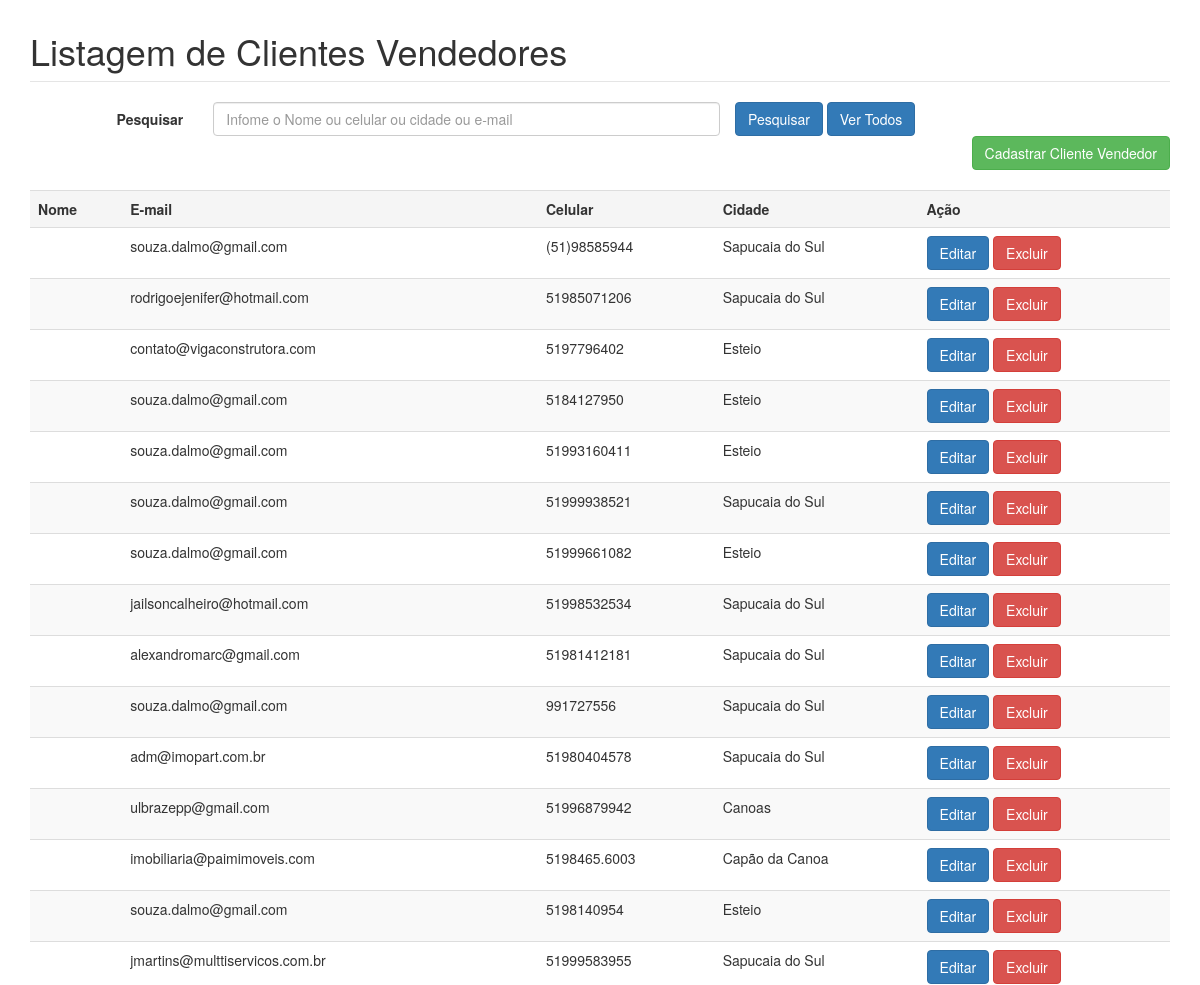
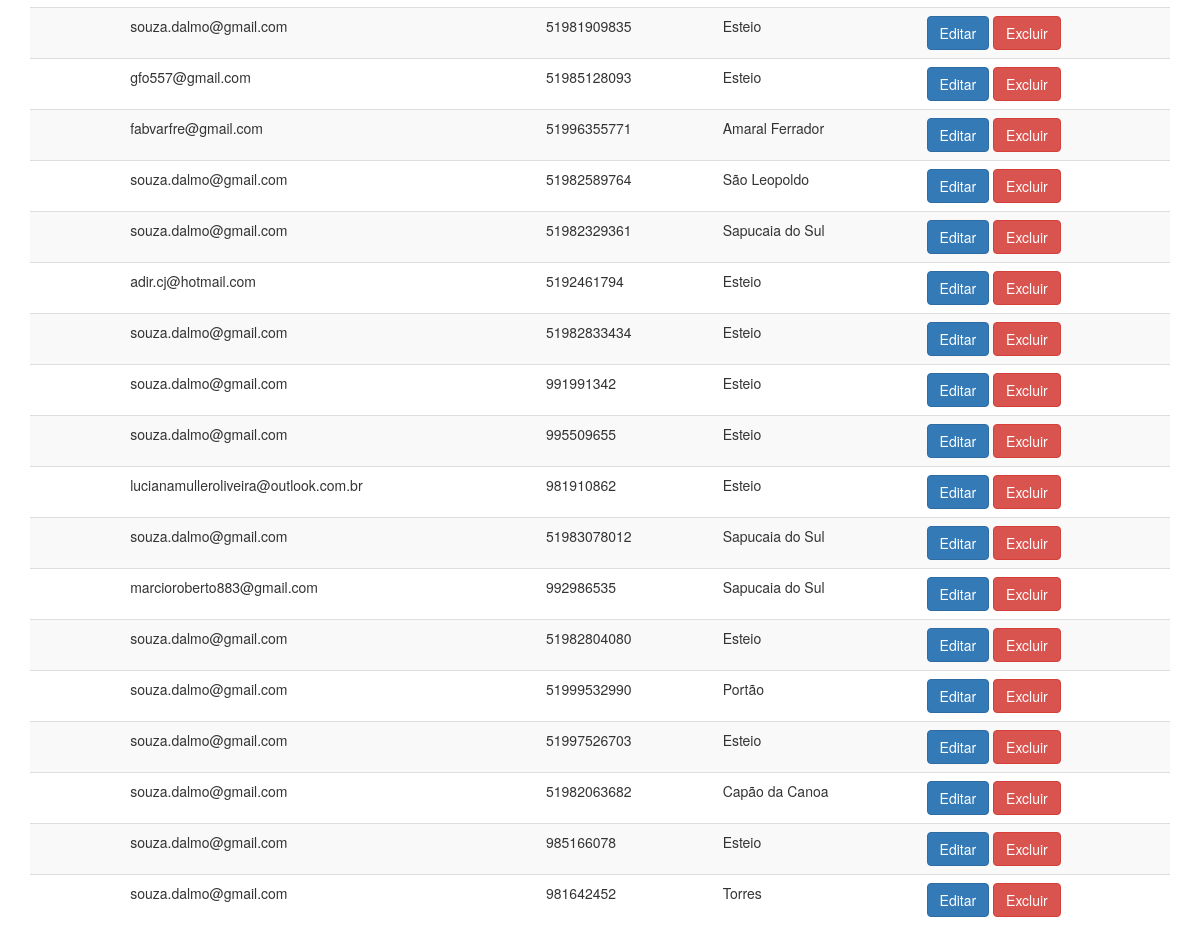
Screenshot of /sistema/clientevendedor/index.php with the database file from the repository (2 pictures, top to bottom).
### tables this page shows
CREATE TABLE IF NOT EXISTS `clientevendedor` (
  `idcliven` int(11) NOT NULL,
  `nomecliven` varchar(100) DEFAULT NULL,
  `cpf` varchar(20) DEFAULT NULL,
  `cnpj` varchar(18) NOT NULL,
  `email` varchar(50) DEFAULT NULL,
  `telefone` varchar(20) DEFAULT NULL,
  `celular` varchar(20) DEFAULT NULL,
  `logradouro` varchar(255) NOT NULL,
  `numero` int(11) NOT NULL,
  `cep` varchar(10) NOT NULL,
  `cidade` varchar(80) NOT NULL,
  `bairro` varchar(80) NOT NULL,
  `conjuge` varchar(150) NOT NULL,
  `cpfconjuge` varchar(14) NOT NULL,
  `pessoacontato` varchar(150) NOT NULL,
  `status` varchar(10) DEFAULT NULL,
  `login` varchar(80) NOT NULL,
  `senha` varchar(8) NOT NULL,
  `obs` varchar(255) NOT NULL
);

### sistema/clientevendedor/index.php (the view, shortened to what this page needs)
<?php
$termo = (isset($_GET['termo'])) ? $_GET['termo'] : '';
if (empty($termo)):
	$conexao = conexao::getInstance();
	$sql = 'SELECT * FROM clientevendedor';
	$stm = $conexao->prepare($sql);
	$stm->execute();
	$clientes = $stm->fetchAll(PDO::FETCH_OBJ);
endif;
?>
<!DOCTYPE html>
<html>
<head>
	<link rel="stylesheet" type="text/css" href="css/bootstrap.min.css">
	<link rel="stylesheet" type="text/css" href="css/custom.css">
</head>
<body>
	<div class='container'>
		<fieldset>
			<legend><h1>Listagem de Clientes Vendedores</h1></legend>
			<form action="" method="get" id='form-contato' class="form-horizontal col-md-10">
				<label class="col-md-2 control-label" for="termo">Pesquisar</label>
				<div class='col-md-7'>
			    	<input type="text" class="form-control" id="termo" name="termo" placeholder="Infome o Nome ou celular ou cidade ou e-mail">
				</div>
			    <button type="submit" class="btn btn-primary">Pesquisar</button>
			    <a href='index.php' class="btn btn-primary">Ver Todos</a>
			</form>
			<a href='cadastro.php' class="btn btn-success pull-right">Cadastrar Cliente Vendedor</a>
			<div class='clearfix'></div>
			<?php if(!empty($clientes)):?>
				<table class="table table-striped">
					<tr class='active'>
						<th>Nome</th>
						<th>E-mail</th>
						<th>Celular</th>
						<th>Cidade</th>
						<th>Ação</th>
					</tr>
					<?php foreach($clientes as $cliente):?>
						<tr>
							<td><?=$cliente->nome?></td>
							<td><?=$cliente->email?></td>
							<td><?=$cliente->celular?></td>
							<td><?=$cliente->cidade?></td>
							<td>
								<a href='editar.php?idcliven=<?=$cliente->idcliven?>' class="btn btn-primary">Editar</a>
								<a href='javascript:void(0)' class="btn btn-danger link_exclusao" rel="<?=$cliente->idcliven?>">Excluir</a>
							</td>
						</tr>
					<?php endforeach;?>
				</table>
			<?php else: ?>
				<h3 class="text-center text-primary">Não existem Cliente cadastrados!</h3>
			<?php endif; ?>
		</fieldset>
	</div>
</body>
</html>

### sistema/clientevendedor/css/custom.css (style rules this page uses)
fieldset { margin:1% auto; }
table { margin-top: 20px; }

### rows the page displays
clientevendedor: email "souza.dalmo@gmail.com", celular "(51)98585944", cidade "Sapucaia do Sul"
clientevendedor: email "rodrigoejenifer@hotmail.com", celular "51985071206", cidade "Sapucaia do Sul"
clientevendedor: email "contato@vigaconstrutora.com", celular "5197796402", cidade "Esteio"
clientevendedor: email "souza.dalmo@gmail.com", celular "5184127950", cidade "Esteio"
clientevendedor: email "souza.dalmo@gmail.com", celular "51993160411", cidade "Esteio"
clientevendedor: email "souza.dalmo@gmail.com", celular "51999938521", cidade "Sapucaia do Sul"
clientevendedor: email "souza.dalmo@gmail.com", celular "51999661082", cidade "Esteio"
clientevendedor: email "jailsoncalheiro@hotmail.com", celular "51998532534", cidade "Sapucaia do Sul"
clientevendedor: email "alexandromarc@gmail.com", celular "51981412181", cidade "Sapucaia do Sul"
clientevendedor: email "souza.dalmo@gmail.com", celular "991727556", cidade "Sapucaia do Sul"
clientevendedor: email "adm@imopart.com.br", celular "51980404578", cidade "Sapucaia do Sul"
clientevendedor: email "ulbrazepp@gmail.com", celular "51996879942", cidade "Canoas"
clientevendedor: email "imobiliaria@paimimoveis.com", celular "5198465.6003", cidade "Capão da Canoa"
clientevendedor: email "souza.dalmo@gmail.com", celular "5198140954", cidade "Esteio"
clientevendedor: email "jmartins@multtiservicos.com.br", celular "51999583955", cidade "Sapucaia do Sul"
clientevendedor: email "souza.dalmo@gmail.com", celular "51981909835", cidade "Esteio"
clientevendedor: email "gfo557@gmail.com", celular "51985128093", cidade "Esteio"
clientevendedor: email "fabvarfre@gmail.com", celular "51996355771", cidade "Amaral Ferrador"
clientevendedor: email "souza.dalmo@gmail.com", celular "51982589764", cidade "São Leopoldo"
clientevendedor: email "souza.dalmo@gmail.com", celular "51982329361", cidade "Sapucaia do Sul"
clientevendedor: email "adir.cj@hotmail.com", celular "5192461794", cidade "Esteio"
clientevendedor: email "souza.dalmo@gmail.com", celular "51982833434", cidade "Esteio"
clientevendedor: email "souza.dalmo@gmail.com", celular "991991342", cidade "Esteio"
clientevendedor: email "souza.dalmo@gmail.com", celular "995509655", cidade "Esteio"
clientevendedor: email "lucianamulleroliveira@outlook.com.br", celular "981910862", cidade "Esteio"
clientevendedor: email "souza.dalmo@gmail.com", celular "51983078012", cidade "Sapucaia do Sul"
clientevendedor: email "marcioroberto883@gmail.com", celular "992986535", cidade "Sapucaia do Sul"
clientevendedor: email "souza.dalmo@gmail.com", celular "51982804080", cidade "Esteio"
clientevendedor: email "souza.dalmo@gmail.com", celular "51999532990", cidade "Portão"
clientevendedor: email "souza.dalmo@gmail.com", celular "51997526703", cidade "Esteio"
clientevendedor: email "souza.dalmo@gmail.com", celular "51982063682", cidade "Capão da Canoa"
clientevendedor: email "souza.dalmo@gmail.com", celular "985166078", cidade "Esteio"
clientevendedor: email "souza.dalmo@gmail.com", celular "981642452", cidade "Torres"
